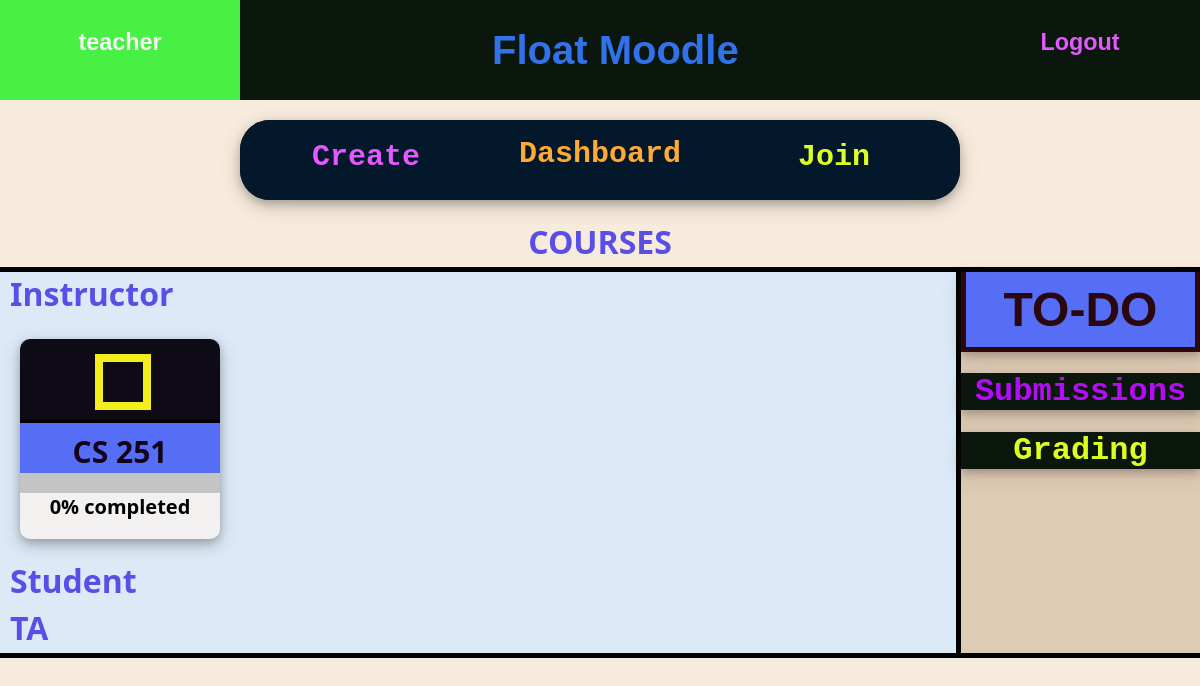
The app's page /courses/ (signed in), older data.
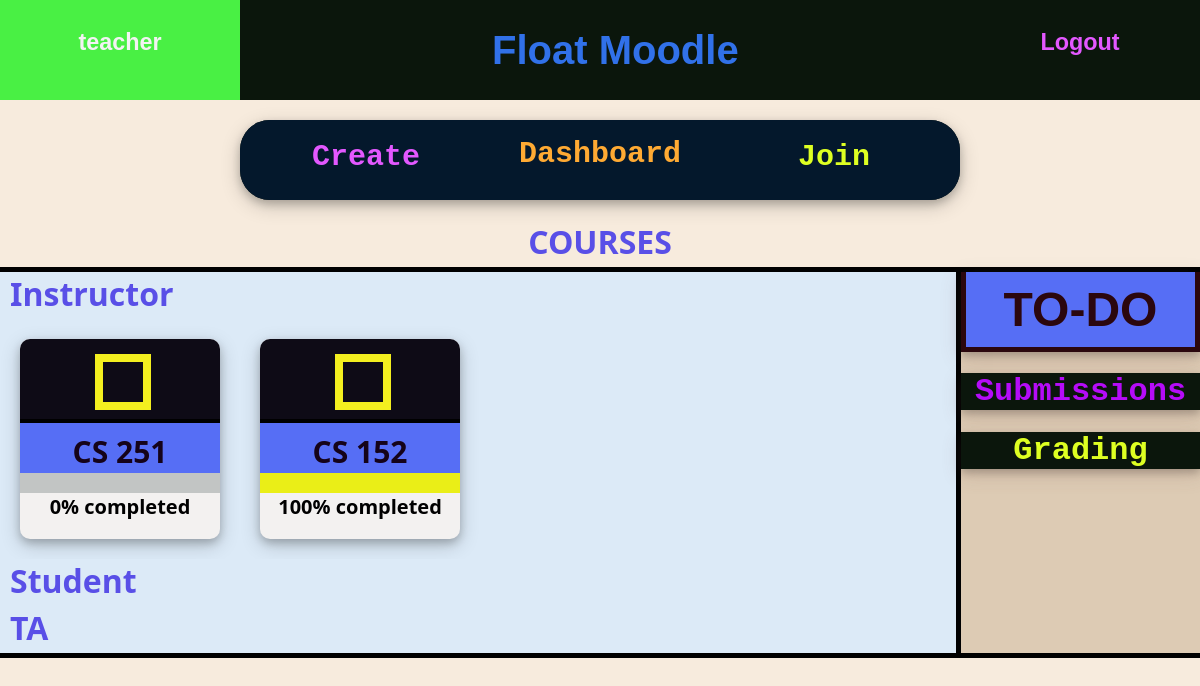
The same page, newer data.
### courses/models.py (models this page shows, shortened)
class Course(models.Model):
    instructor = models.ForeignKey(User,on_delete=models.CASCADE,related_name='ins_courses') #assuming 1 instructor/course.
    name = models.CharField(max_length=128,default = '')
    students = models.ManyToManyField(User,related_name='stud_courses')
    TAs = models.ManyToManyField(User,related_name='ta_courses')
    joincode = models.CharField(max_length=10,default = '')
    TAjoincode = models.CharField(max_length=10,default = '')

### courses/views.py (the view, shortened to what this page needs)
# urls.py: path('', views.course_info, name = 'CourseHome'),
def course_info(request):
    if not request.user.is_authenticated:
        return redirect('login')
    u = User.objects.get(pk = request.user.pk )
    Itodo_List = [] #list of TO-DO assignments for 'I'nstructors ['S' ==> students, 'I' ==> Instructors ]
    Stodo_List = [] #list of TO-DO of students
    TAtodo_List = [] #for TA's
    PercI_List = [] #list of percentage of course completed.
    PercS_List = []
    PercT_List = []
    now = datetime.datetime.now()
    for course in u.ins_courses.all():
        graded_count = 0
        assign_count = 0
        for assign in course.assignment_set.all():
            assign_count += 1
        if assign_count == 0:
            PercI_List.append(100)
        else:
            PercI_List.append(int((graded_count*100)/assign_count))
    for i in range(len(PercS_List)):
        PercS_List[i] = str(PercS_List[i]) + '%'
    for i in range(len(PercI_List)):
        PercI_List[i] = str(PercI_List[i]) + '%'
    for i in range(len(PercT_List)):
        PercT_List[i] = str(PercT_List[i]) + '%'
    args = {
        'scourses': u.stud_courses.all(),
        'icourses': u.ins_courses.all(),
        'Tcourses': u.ta_courses.all(),
        'Itodo': Itodo_List,
        'Stodo': Stodo_List,
        'Ttodo': TAtodo_List,
        'Perc_S': PercS_List,
        'Perc_I': PercI_List,
        'Perc_T': PercT_List,
    }
    return render(request,'courses/home.html',args)

### courses/templatetags/extras.py (called while the page is built)
@register.filter
def index(indexable, i):
    return indexable[i]

### accounts/templates/courses/home.html (shortened to what this page needs)
{% extends 'base.html' %}
{% block H %}
    {% load extras %}
{% endblock %}
{% block content %}
<div class="Conth" style="height: 80px; width: 60%; align-self: center; margin: 20px 20%;  border-radius: 30px;     box-shadow: 0 4px 8px 0 rgba(0, 0, 0, 0.2), 0 6px 20px 0 rgba(0, 0, 0, 0.19);">
    <a href="{% url 'CourseCreate' %}" class="Conth hov3 ContL" style="width: 35%; height: 100%; display: block; text-decoration: none;">
      <h2 style="margin-left: 0%; margin-top: 8%;">Create</h2>
    </a>
    <a href="{% url 'dashboard' %}" class="Conth hov4 ContL" style="width: 30%; height: 100%; display: block; text-decoration: none; ">
        <h2 style="margin-left: 0%; margin-top: 8%;">Dashboard</h2>
      </a>
    <a href="{% url 'CourseJoin' %}" class="Conth hov1 ContL" style="width: 35%; height: 100%; display: block; text-decoration: none; ">
      <h2 style="margin-left: 0%; margin-top: 8%;">Join</h2>
    </a>
</div>
<div style="text-align: center; width: 100%; height: auto; margin-bottom: 4px;">
    <h1 style="font-family:'Segoe UI', Tahoma, Geneva, Verdana, sans-serif;color:rgb(89, 79, 231) ; align-self:  center; margin: 0px;">COURSES</h1>
</div>
<div class="Cbox" style="height: fit-content; width: 100%; border-width: 5px 0px; display: flex; background-color: rgb(220, 234, 247);">
    <div class="Cbox" style="width: 80%; height: auto; ">
        <div style=" width: 100%; height: auto; margin-bottom: 4px;">
            <h1 style="font-family:'Segoe UI', Tahoma, Geneva, Verdana, sans-serif;color:rgb(89, 79, 231) ; align-self:  left; margin: 0px; margin-left: 10px;">Instructor</h1>
        </div>
        <div class="Conth" style="background-color: transparent;">
            {% for course in icourses %}
            <a  href = "{% url 'coursepage' course.pk %}" class="course" style="text-decoration: none; display: block;">
                <div class="Cbox Cbox1" style="width: 100%; height: 40%; border-width: 0px 0px 4px 0px ; text-align: center; display: inline-block;">
                    <div class="square" style="margin: 15px 75px;"></div>
                </div>
                <div class="Cbox Cbox2 hov5" style="width: 100%; height: 20%; border-width: 0px 0px 0px 0px ; text-align: center; display: inline-block; padding: 5px 0px">
                    <h2 style="margin: 0px; padding: 0px; margin-top: 3px;">{{ course.name }}</h2>
                </div>
                <div style="width: 100%; height: 10%; border-width: 0px ; background-color: rgb(194, 197, 196);">
                  <div class="Cbox1 Cbox" style=" height: 100%; margin: 0px; background-color: rgb(234, 238, 23); border-width: 0px; width: {{ Perc_I|index:forloop.counter0 }}"></div>
                </div>
                <h4 style="margin: 0px; color:black;">{{ Perc_I|index:forloop.counter0 }} completed</h4>
            </a>
            {% endfor %}
        </div>
        <div style=" width: 100%; height: auto; margin-bottom: 4px;">
            <h1 style="font-family:'Segoe UI', Tahoma, Geneva, Verdana, sans-serif;color:rgb(89, 79, 231) ; align-self:  left; margin: 0px; margin-left: 10px;">Student</h1>
        </div>
        <div style=" width: 100%; height: auto; margin-bottom: 4px;">
            <h1 style="font-family:'Segoe UI', Tahoma, Geneva, Verdana, sans-serif;color:rgb(89, 79, 231) ; align-self:  left; margin: 0px; margin-left: 10px;">TA</h1>
        </div>
    </div>
    <div class="Cbox" style="width: 20%; height: auto; border-left-width: 5px ; background-color: rgb(221, 203, 180);">
        <div class="sideheadfont hov5" style="color: rgb(43, 7, 14); font-size:x-large; padding: 10px; border-width: 0px 5px 5px 5px;">
            <h1 style="margin: 0px;">TO-DO</h1>
        </div>
        <div class="sideheadfont font1 hov6">
            <h1>Submissions</h1>
        </div>
        <div class="sideheadfont font1 hov7">
            <h1>Grading</h1>
        </div>
    </div>
</div>
{% endblock %}

### accounts/templates/base.html (shortened to what this page needs)
{% load static %}
<link rel="stylesheet" type="text/css" href="{% static 'accounts/style.css' %}">
<!DOCTYPE html>
<html>
<head>
</head>
<body>
    {% if user.is_authenticated %}
      <div class="Conth" style="height: 100px;">
        <a href="{% url 'dashboard' %}" class="Conth hov1" style="width: 20%; height: 100%; display: block; text-decoration: none; ">
          <h3 style="margin-left: 0%; margin-top: 12%;">{{ user.username }}</h3>
        </a>
        <div class="Conth hov2" style="width: 60%; height: 100%;">
          <h1 style="margin-left: 35%;">Float Moodle</h1>
        </div>
        <a href="{% url 'logout' %}" class="Conth hov3" style="width: 20%; height: 100%; display: block; text-decoration: none; ">
          <h3 style="margin-left: 0%; margin-top: 12%;">Logout</h3>
        </a>
      </div>
    {% endif %}
    {% block content %}
    {% endblock %}
</body>
</html>

### accounts/static/accounts/style.css (style rules this page uses)
body { margin: 0px; background-color: #f7ebdd; }
.Conth { border-style: solid ; border-width: 0px ; background-color: #0b160c; color: rgb(49, 113, 233); font-family: Verdana, Geneva, Tahoma, sans-serif; font-size: 20px; font-weight: 50; display: flex; text-align: center; align-items: center; position: relative; overflow: hidden; padding: 0px; }
.contL { background-color: #04182c; font-family:'Courier New', Courier, monospace; }
.hov1 { color: rgb(222, 255, 34); }
.hov3 { color: #e358ff; }
.hov4 { color: rgb(255, 170, 51); }
.Cbox { border-style: solid ; border-width: 0px ; border-color: black; }
.Cbox1 { background-color:#0E0B16 ; }
.course { border: 0px solid rgb(0, 0, 0); width: 200px; height: 200px; overflow: hidden; box-shadow: 0 4px 8px 0 rgba(0, 0, 0, 0.2), 0 6px 20px 0 rgba(0, 0, 0, 0.19); margin: 20px ; border-radius: 10px; font-family: Verdana, Geneva, Tahoma, sans-serif; font-family:'Segoe UI', Tahoma, Geneva, Verdana, sans-serif; background-color: #f3f1f0 }
.square { height: 40px; width: 40px; border: 8px solid rgb(243, 239, 31); }
.sideheadfont { font-family: Verdana, Geneva, Tahoma, sans-serif; text-align: center; margin: 0px; border: 0px; border-style: solid; background-color: #566ef5; box-shadow: 0 4px 8px 0 rgba(0, 0, 0, 0.2), 0 6px 20px 0 rgba(119, 77, 77, 0.19); }
.font1 { font-family: 'Courier New', Courier, monospace; }
.hov6 { background-color: #0b160c; color: rgb(181, 12, 248); }
.hov7 { background-color: #0b160c; color: rgb(222, 255, 34); }
.hov5 { color: #15031a; background-color: #566ef5; }

Row changes from the older to the newer data that the page shows:
added Course: name "CS 152", counter0 "100%"
